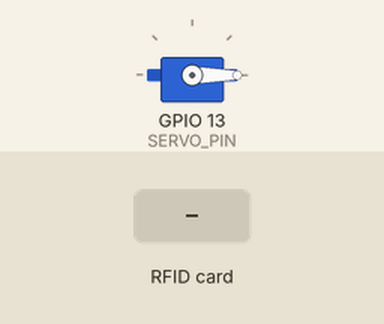
Bench run of a sketch on a simulated ESP32. Shown: servo. Inputs (shaded band) come from the test bench. WiFi joins after 1.5 s; servers stay silent unless stated; what the sketch prints to the serial monitor is not drawn.

Above: at 2.7 s.
2.8 s: RFID card 83 3B AA FC held to the reader
At 4.0 s:
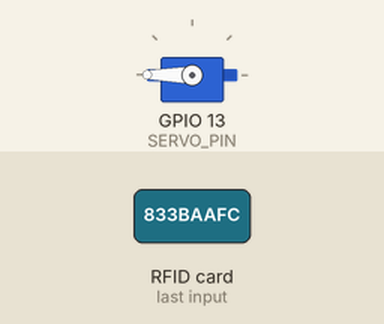
5.8 s: RFID card 23 AD 03 F7 held to the reader
At 7.2 s:
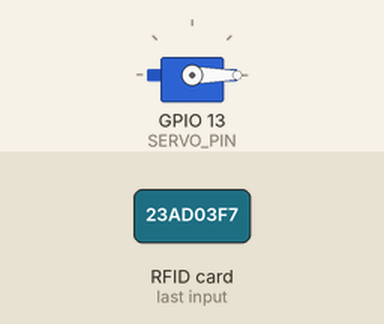
Timing chart, 0 to 8.8 s (numbered marks = the images above; inputs shaded):
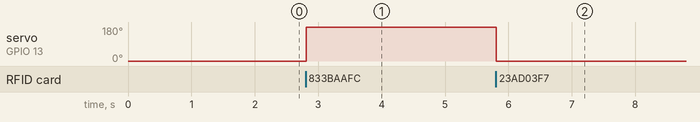

The sketch:

rfid-servo-firebase.ino
```cpp
#include <WiFi.h>
#include <FirebaseESP32.h>
#include <SPI.h>
#include <MFRC522.h>
#include <ESP32Servo.h>

// ---------------- WIFI -----------------
#define WIFI_SSID "OPPO A78"
#define WIFI_PASSWORD "12345678"

// ---------------- FIREBASE -----------------
#define API_KEY "AIzaSyDCf1MiexBrF9hViJDh4nhiEQBhRUqPAkk"
#define DATABASE_URL "test-2-ee62f-default-rtdb.asia-southeast1.firebasedatabase.app/"

// Firebase Email/Password Login
#define USER_EMAIL "ashenharshana02@gmail.com"
#define USER_PASSWORD "Ashen@fdo10"

// Firebase Objects
FirebaseData fbdo;
FirebaseAuth auth;
FirebaseConfig config;

// ---------------- RFID -----------------
#define SS_PIN 5
#define RST_PIN 22
MFRC522 rfid(SS_PIN, RST_PIN);

// ---------------- SERVO -----------------
#define SERVO_PIN 13
Servo myServo;

// ---------------- VALID CARDS -----------------
byte validCard1[4] = {0x83, 0x3B, 0xAA, 0xFC};
byte validCard2[4] = {0x23, 0xAD, 0x03, 0xF7};

// Door state
bool doorOpen = false;

// ---------------- FUNCTIONS -----------------

bool compareUID(byte *a, byte *b) {
  for (int i = 0; i < 4; i++) {
    if (a[i] != b[i]) return false;
  }
  return true;
}

void sendToFirebase(String uid, String status, String doorState) {
  // Save log
  Firebase.pushString(fbdo, "/doorLock", uid + " | " + status + " | Door: " + doorState);

  // Update door status
  Firebase.setString(fbdo, "/doorStatus", doorState);
}

// ---------------- SETUP -----------------

void setup() {
  Serial.begin(115200);

  SPI.begin();
  rfid.PCD_Init();

  // ---------- WIFI CONNECT ----------
  WiFi.begin(WIFI_SSID, WIFI_PASSWORD);
  Serial.print("Connecting to WiFi");

  while (WiFi.status() != WL_CONNECTED) {
    delay(300);
    Serial.print(".");
  }

  Serial.println("\nConnected with IP:");
  Serial.println(WiFi.localIP());

  // ---------- FIREBASE CONFIG ----------
  config.api_key = API_KEY;
  config.database_url = DATABASE_URL;
  auth.user.email = USER_EMAIL;
  auth.user.password = USER_PASSWORD;

  Firebase.begin(&config, &auth);
  Firebase.setDoubleDigits(5);

  Serial.println("Firebase Connected!");

  // ---------- SERVO ----------
  myServo.attach(SERVO_PIN);
  myServo.write(0); // start closed

  Serial.println("System Ready - Scan your RFID card...");
}

// ---------------- LOOP -----------------

void loop() {

  if (!rfid.PICC_IsNewCardPresent()) return;
  if (!rfid.PICC_ReadCardSerial()) return;

  byte *uid = rfid.uid.uidByte;

  // Convert UID to string
  String uidString = "";
  for (byte i = 0; i < rfid.uid.size; i++) {
    if (uid[i] < 0x10) uidString += "0";
    uidString += String(uid[i], HEX);
    if (i < rfid.uid.size - 1) uidString += " ";
  }
  uidString.toUpperCase();

  Serial.print("Scanned UID: ");
  Serial.println(uidString);

  // ---- VALID CARD ----
  if (compareUID(uid, validCard1) || compareUID(uid, validCard2)) {

    if (!doorOpen) {
      myServo.write(180);
      doorOpen = true;

      Serial.println("Access Granted - Door opened.");
      sendToFirebase(uidString, "Access Granted", "open");
    }
    else {
      myServo.write(0);
      doorOpen = false;

      Serial.println("Access Granted - Door closed.");
      sendToFirebase(uidString, "Access Granted", "closed");
    }
  }

  // ---- INVALID CARD ----
  else {
    Serial.println("Access Denied!");
    sendToFirebase(uidString, "Access Denied", "unchanged");
  }

  rfid.PICC_HaltA();
  rfid.PCD_StopCrypto1();
}
```

Measured:
- after the input at 2.8 s, servo on GPIO 13 (SERVO_PIN): 0° → 180° at once
- after the input at 5.8 s, servo on GPIO 13 (SERVO_PIN): 180° → 0° at once
